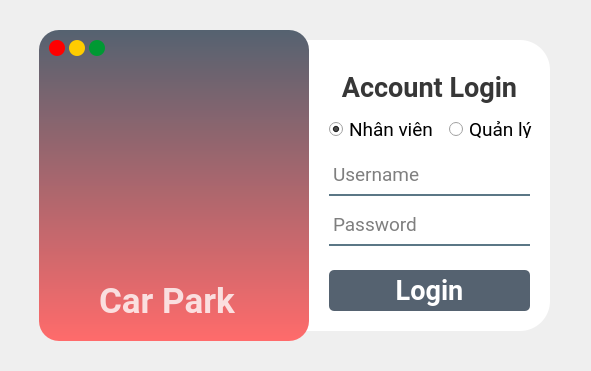
<?xml version="1.0" encoding="UTF-8"?>
<ui version="4.0">
 <class>FormLogin</class>
 <widget class="QWidget" name="FormLogin">
  <property name="geometry">
   <rect>
    <x>0</x>
    <y>0</y>
    <width>591</width>
    <height>371</height>
   </rect>
  </property>
  <property name="minimumSize">
   <size>
    <width>591</width>
    <height>371</height>
   </size>
  </property>
  <property name="maximumSize">
   <size>
    <width>591</width>
    <height>371</height>
   </size>
  </property>
  <property name="windowTitle">
   <string>Form</string>
  </property>
  <widget class="QWidget" name="widget" native="true">
   <property name="geometry">
    <rect>
     <x>-1</x>
     <y>0</y>
     <width>591</width>
     <height>420</height>
    </rect>
   </property>
   <property name="focusPolicy">
    <enum>Qt::NoFocus</enum>
   </property>
   <property name="styleSheet">
    <string notr="true"/>
   </property>
   <widget class="QLabel" name="labelChinh">
    <property name="geometry">
     <rect>
      <x>40</x>
      <y>30</y>
      <width>270</width>
      <height>311</height>
     </rect>
    </property>
    <property name="styleSheet">
     <string notr="true">background-color: qlineargradient(spread:pad, x1:0, y1:0, x2:0, y2:1, stop:0 rgba(85, 98, 112, 255), stop:1 rgba(255, 107, 107, 255));
border-radius:20px;</string>
    </property>
    <property name="text">
     <string/>
    </property>
   </widget>
   <widget class="QLabel" name="labelLogin">
    <property name="geometry">
     <rect>
      <x>330</x>
      <y>70</y>
      <width>201</width>
      <height>36</height>
     </rect>
    </property>
    <property name="font">
     <font>
      <family>Roboto</family>
      <pointsize>20</pointsize>
      <weight>75</weight>
      <bold>true</bold>
     </font>
    </property>
    <property name="styleSheet">
     <string notr="true">color:rgba(0,0,0,200);</string>
    </property>
    <property name="text">
     <string>&lt;html&gt;&lt;head/&gt;&lt;body&gt;&lt;p align=&quot;center&quot;&gt;&lt;span style=&quot; font-size:20pt;&quot;&gt;Account Login&lt;/span&gt;&lt;/p&gt;&lt;/body&gt;&lt;/html&gt;</string>
    </property>
    <property name="alignment">
     <set>Qt::AlignCenter</set>
    </property>
   </widget>
   <widget class="QLineEdit" name="lineEditUsername">
    <property name="geometry">
     <rect>
      <x>330</x>
      <y>160</y>
      <width>201</width>
      <height>36</height>
     </rect>
    </property>
    <property name="font">
     <font>
      <family>Roboto</family>
      <pointsize>14</pointsize>
     </font>
    </property>
    <property name="focusPolicy">
     <enum>Qt::ClickFocus</enum>
    </property>
    <property name="styleSheet">
     <string notr="true">background-color: gba(0,0,0,0);
border: 2px solid rgba(0,0,0,0);
border-bottom-color: rgba(46,82,101,200);
color: rgba(0,0,0);
padding-bottom: 7px;</string>
    </property>
    <property name="text">
     <string/>
    </property>
    <property name="echoMode">
     <enum>QLineEdit::Normal</enum>
    </property>
    <property name="placeholderText">
     <string>Username</string>
    </property>
   </widget>
   <widget class="QLineEdit" name="lineEditPassword">
    <property name="geometry">
     <rect>
      <x>330</x>
      <y>210</y>
      <width>201</width>
      <height>36</height>
     </rect>
    </property>
    <property name="font">
     <font>
      <family>Roboto</family>
      <pointsize>14</pointsize>
     </font>
    </property>
    <property name="focusPolicy">
     <enum>Qt::ClickFocus</enum>
    </property>
    <property name="styleSheet">
     <string notr="true">background-color:gba(0,0,0,0);
border:2px solid rgba(0,0,0,0);
border-bottom-color:rgba(46,82,101,200);
color:rgba(0,0,0);
padding-bottom:7px;</string>
    </property>
    <property name="text">
     <string/>
    </property>
    <property name="echoMode">
     <enum>QLineEdit::Password</enum>
    </property>
    <property name="placeholderText">
     <string>Password</string>
    </property>
    <property name="cursorMoveStyle">
     <enum>Qt::VisualMoveStyle</enum>
    </property>
   </widget>
   <widget class="QLabel" name="labelCarPark">
    <property name="geometry">
     <rect>
      <x>100</x>
      <y>270</y>
      <width>141</width>
      <height>61</height>
     </rect>
    </property>
    <property name="font">
     <font>
      <family>Roboto</family>
      <pointsize>26</pointsize>
      <weight>75</weight>
      <bold>true</bold>
     </font>
    </property>
    <property name="styleSheet">
     <string notr="true">color:rgba(255,255,255,200);
</string>
    </property>
    <property name="text">
     <string>Car Park</string>
    </property>
   </widget>
   <widget class="QLabel" name="labelLogo">
    <property name="geometry">
     <rect>
      <x>45</x>
      <y>100</y>
      <width>261</width>
      <height>151</height>
     </rect>
    </property>
    <property name="toolTip">
     <string>&lt;html&gt;&lt;head/&gt;&lt;body&gt;&lt;p&gt;&lt;img src=&quot;:/image/1200px-Hcmute.svg.png&quot;/&gt;&lt;/p&gt;&lt;/body&gt;&lt;/html&gt;</string>
    </property>
    <property name="text">
     <string/>
    </property>
    <property name="pixmap">
     <pixmap>4x/iconCarPark@4x.png</pixmap>
    </property>
    <property name="scaledContents">
     <bool>true</bool>
    </property>
   </widget>
   <widget class="QPushButton" name="buttonQuit">
    <property name="geometry">
     <rect>
      <x>50</x>
      <y>40</y>
      <width>16</width>
      <height>16</height>
     </rect>
    </property>
    <property name="font">
     <font>
      <pointsize>12</pointsize>
     </font>
    </property>
    <property name="focusPolicy">
     <enum>Qt::NoFocus</enum>
    </property>
    <property name="styleSheet">
     <string notr="true">border-radius:8px;
background-color:rgb(255,0,0);
</string>
    </property>
    <property name="text">
     <string/>
    </property>
   </widget>
   <widget class="QPushButton" name="buttonMiniWindow">
    <property name="geometry">
     <rect>
      <x>70</x>
      <y>40</y>
      <width>16</width>
      <height>16</height>
     </rect>
    </property>
    <property name="font">
     <font>
      <pointsize>12</pointsize>
     </font>
    </property>
    <property name="styleSheet">
     <string notr="true">border-radius:8px;
background-color:rgb(255,204,0);
</string>
    </property>
    <property name="text">
     <string/>
    </property>
   </widget>
   <widget class="QPushButton" name="buttonResize">
    <property name="geometry">
     <rect>
      <x>90</x>
      <y>40</y>
      <width>16</width>
      <height>16</height>
     </rect>
    </property>
    <property name="font">
     <font>
      <pointsize>12</pointsize>
     </font>
    </property>
    <property name="styleSheet">
     <string notr="true">border-radius:8px;
background-color:rgb(0,153,51);
</string>
    </property>
    <property name="text">
     <string/>
    </property>
   </widget>
   <widget class="QLabel" name="labelPhu">
    <property name="geometry">
     <rect>
      <x>290</x>
      <y>39</y>
      <width>5</width>
      <height>13</height>
     </rect>
    </property>
    <property name="styleSheet">
     <string notr="true">background-color : rgba(255,255,255,255);
border-radius: 20px</string>
    </property>
    <property name="text">
     <string/>
    </property>
   </widget>
   <widget class="QRadioButton" name="radioButtonNhanVien">
    <property name="geometry">
     <rect>
      <x>330</x>
      <y>120</y>
      <width>111</width>
      <height>18</height>
     </rect>
    </property>
    <property name="font">
     <font>
      <family>Roboto</family>
      <pointsize>14</pointsize>
     </font>
    </property>
    <property name="focusPolicy">
     <enum>Qt::ClickFocus</enum>
    </property>
    <property name="text">
     <string>Nhân viên</string>
    </property>
    <property name="checked">
     <bool>true</bool>
    </property>
   </widget>
   <widget class="QPushButton" name="pushButtonLogin">
    <property name="geometry">
     <rect>
      <x>330</x>
      <y>270</y>
      <width>201</width>
      <height>41</height>
     </rect>
    </property>
    <property name="font">
     <font>
      <family>Roboto</family>
      <pointsize>20</pointsize>
      <weight>75</weight>
      <bold>true</bold>
     </font>
    </property>
    <property name="focusPolicy">
     <enum>Qt::ClickFocus</enum>
    </property>
    <property name="styleSheet">
     <string notr="true">QPushButton#pushButtonLogin
{
	border-radius:5px;
	color: rgba(255,255,255,255);
	background-color:rgba(85,98,112,255);
}

QPushButton#pushButtonLogin:hover
{
	padding-left: 2px;
	padding-top: 2px;
	color: rgb(255, 0, 0);
}

QPushButton#pushButtonLogin:pressed
{
	padding: 2px;
	color: rgba(255,255,255,255);
	background-color: rgb(255, 0, 0);
}</string>
    </property>
    <property name="text">
     <string>Login</string>
    </property>
   </widget>
   <widget class="QRadioButton" name="radioButtonQuanLy">
    <property name="geometry">
     <rect>
      <x>450</x>
      <y>120</y>
      <width>91</width>
      <height>18</height>
     </rect>
    </property>
    <property name="font">
     <font>
      <family>Roboto</family>
      <pointsize>14</pointsize>
     </font>
    </property>
    <property name="focusPolicy">
     <enum>Qt::ClickFocus</enum>
    </property>
    <property name="text">
     <string>Quản lý</string>
    </property>
   </widget>
   <widget class="QLabel" name="labelPhu_2">
    <property name="geometry">
     <rect>
      <x>270</x>
      <y>40</y>
      <width>281</width>
      <height>291</height>
     </rect>
    </property>
    <property name="styleSheet">
     <string notr="true">background-color : rgba(255,255,255,255);
border-radius: 30px</string>
    </property>
    <property name="text">
     <string/>
    </property>
   </widget>
   <zorder>labelPhu_2</zorder>
   <zorder>labelPhu</zorder>
   <zorder>labelChinh</zorder>
   <zorder>labelLogin</zorder>
   <zorder>lineEditUsername</zorder>
   <zorder>lineEditPassword</zorder>
   <zorder>labelCarPark</zorder>
   <zorder>labelLogo</zorder>
   <zorder>buttonQuit</zorder>
   <zorder>buttonMiniWindow</zorder>
   <zorder>buttonResize</zorder>
   <zorder>radioButtonNhanVien</zorder>
   <zorder>pushButtonLogin</zorder>
   <zorder>radioButtonQuanLy</zorder>
  </widget>
 </widget>
 <resources/>
 <connections/>
</ui>
